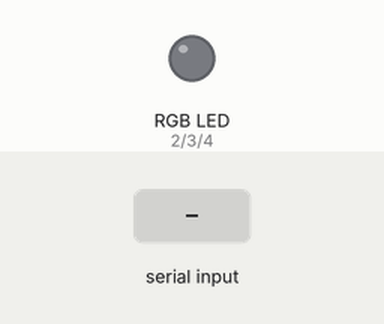
This sketch was run on a simulated Arduino Uno, built with avr-gcc and run on an emulated ATmega328P. On the bench: an RGB LED mixed from three pins (HIGH = lit). The inputs (shaded band) are chosen by the test bench. What the sketch prints to the serial monitor is not drawn.

Above: at 1.2 s.
1.3 s: "R" received over Serial
At 3.1 s:
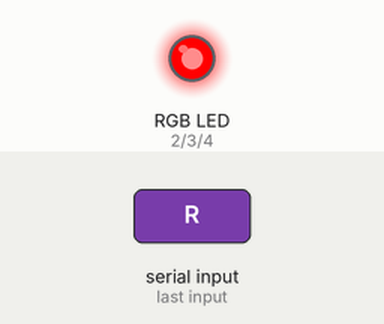
3.8 s: "G" received over Serial
At 6.0 s:
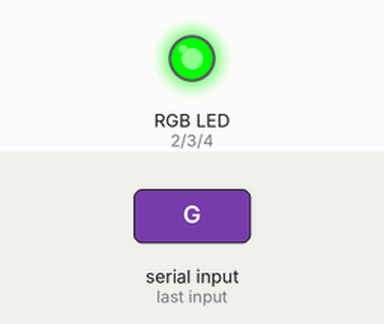
6.3 s: "B" received over Serial
At 8.1 s:
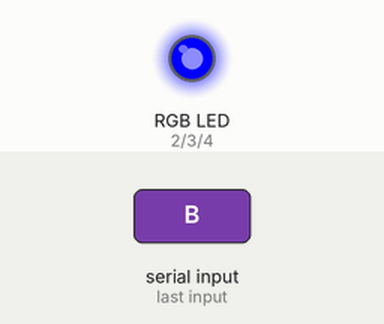
Timing chart, 0 to 9.6 s (numbered marks = the images above; inputs shaded):
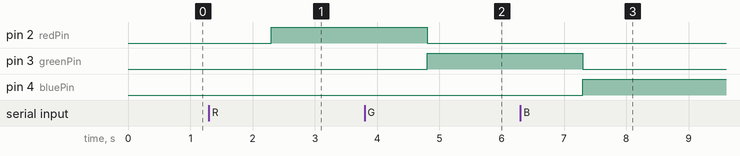

The sketch:

Bai12-ReadStr-RGB.ino
```cpp
String msg = "What do you want led color: ";
String color = "";
int redPin = 2;
int greenPin = 3;
int bluePin = 4;
void setup() {
  // put your setup code here, to run once:
  Serial.begin(9600);
  pinMode(redPin,OUTPUT);
  pinMode(greenPin,OUTPUT);
  pinMode(bluePin,OUTPUT);
}

void loop() {
  // put your main code here, to run repeatedly:
  Serial.print(msg);
  while(Serial.available()==0){

  }
  color = Serial.readString();

  if (color == "O"){
    Serial.println("Led off");
    digitalWrite(redPin,LOW);
    digitalWrite(greenPin,LOW);
    digitalWrite(bluePin,LOW);
  }
  if (color == "R"){
    Serial.println("red");
    digitalWrite(redPin,HIGH);
    digitalWrite(greenPin,LOW);
    digitalWrite(bluePin,LOW);
  }
  if (color == "G"){
    Serial.println("green");
    digitalWrite(redPin,LOW);
    digitalWrite(greenPin,HIGH);
    digitalWrite(bluePin,LOW);
  }
  if (color == "B"){
    Serial.println("blue");
    digitalWrite(redPin,LOW);
    digitalWrite(greenPin,LOW);
    digitalWrite(bluePin,HIGH);
  }
}
```

Measured:
- after the input at 1.3 s, pin 2 (redPin): LOW → HIGH after 1.0 s
- after the input at 3.8 s, pin 2 (redPin): HIGH → LOW after 1.0 s; pin 3 (greenPin): LOW → HIGH after 1.0 s
- after the input at 6.3 s, pin 3 (greenPin): HIGH → LOW after 1.0 s; pin 4 (bluePin): LOW → HIGH after 1.0 s
